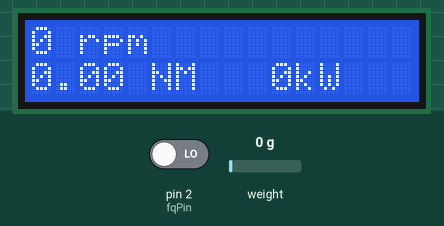
Simulated run of this sketch. Board: Arduino Uno, built with avr-gcc and run on an emulated ATmega328P. Shown: 16×2 character LCD. The test bench sets the inputs (shaded band); at power-on: weight on the scale 0 g, pin 2 (fqPin) LOW.

Above: at 2.2 s.
3.3 s: weight on the scale set to 100 g
At 5.1 s:
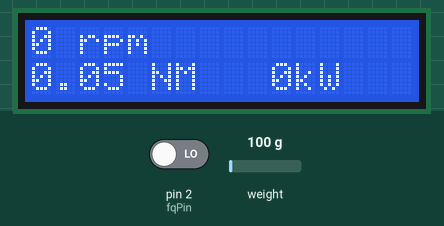
7.4 s: weight on the scale set to 1250 g
At 8.4 s:
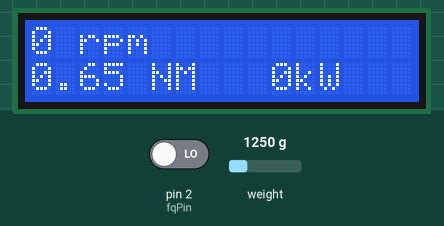
10.1 s: weight on the scale set to 2500 g
At 11.6 s:
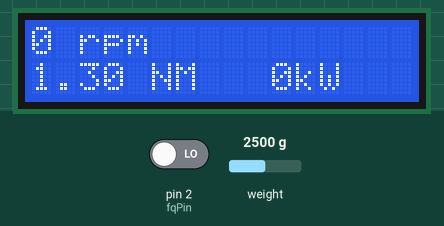
Timing chart, 0 to 13.1 s (numbered marks = the images above; inputs shaded):
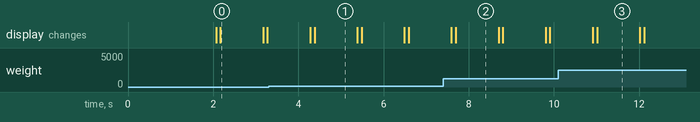

The sketch:

bezmen.ino
```cpp
#define fqPin 2 //назначаем пин датчика оборотов
#define LOADCELL_DOUT_PIN 13// 13 – пин подключения DT
#define LOADCELL_SCK_PIN 12// 12 – пин подключения SCK
#include "HX711.h"//библиотека АЦП тензодатчика
#include <LiquidCrystal.h> // Подключаем библиотеку работы с символьными дисплеями
LiquidCrystal lcd(8, 3, 4, 5, 6, 7); // (RS, E, D4, D5, D6, D7) подключаем выходы дисплея согласно последовательнос
HX711 scale;
float scale_calibration = -15919;// значение калибровочного коэффициента (делать подбор для своих весов)
float weight_units;// переменные вес в унциях
float weight_gr;//вес в граммах

const int K = 1;

volatile unsigned long counter; // Количество отсчётов.
volatile unsigned long mks;     // Время последнего отсчёта.

unsigned long oldTime;  // Время последнего отсчёта в предыдущем вычислении
//***********Функция для обработки прерывания.

void DRIG() {
	// Здесь код прерывания
	mks=micros(); // Момент последнего отсчёта
	counter++;  // Количество отсчётов
}
//*******************************************
void setup() {
	lcd.begin(16, 2); // Инициализируем LCD 1602
	attachInterrupt(digitalPinToInterrupt(fqPin), DRIG, RISING);// Подключаем функцию на прерывание по появлению сигнала на ноге fqPin.
	lcd.print("***** TGE *****");
	scale.begin(LOADCELL_DOUT_PIN, LOADCELL_SCK_PIN);
	delay (1000);
	scale.set_scale();
	scale.tare(); // Сбрасываем весы на 0
}
void loop() {
	lcd.clear();
	unsigned long rpm;
	// Получаем данные.
	noInterrupts();
	unsigned long cnt = counter;
	counter = 0;
	unsigned long tmr = mks;
	interrupts();
	// Выводим частоту в оборотах в секунду
	if (cnt > 0) {
		rpm = 1000000UL / ((tmr - oldTime) / cnt) / K;
		oldTime = tmr;
	}
	else {
		rpm = 0;
	}
	lcd.print( rpm*60 );
	lcd.write(" rpm");
	scale.set_scale(scale_calibration);// Устанавливаем калибровочный коэффициент
	weight_units = scale.get_units(),50;// получить данные
	weight_gr = weight_units * 0.521556735;// перевод из унций в граммы
	lcd.setCursor(0,1);
	lcd.print(weight_gr);
	lcd.write(" NM");
	lcd.setCursor(10,1);
	lcd.print (rpm*60*weight_gr/9550,0);
	lcd.write("kW");
	delay(1000);
}
```

Measured:
- after the input at 3.3 s, the display: first differs from a run without the input after 1.1 s (image 1)
- after the input at 7.4 s, the display: first differs from a run without the input after 0.30 s (image 2)
- after the input at 10.1 s, the display: first differs from a run without the input after 0.91 s (image 3)
- what the display in image 0 shows lasts 1.0 s, from 2.2 s to 3.2 s
